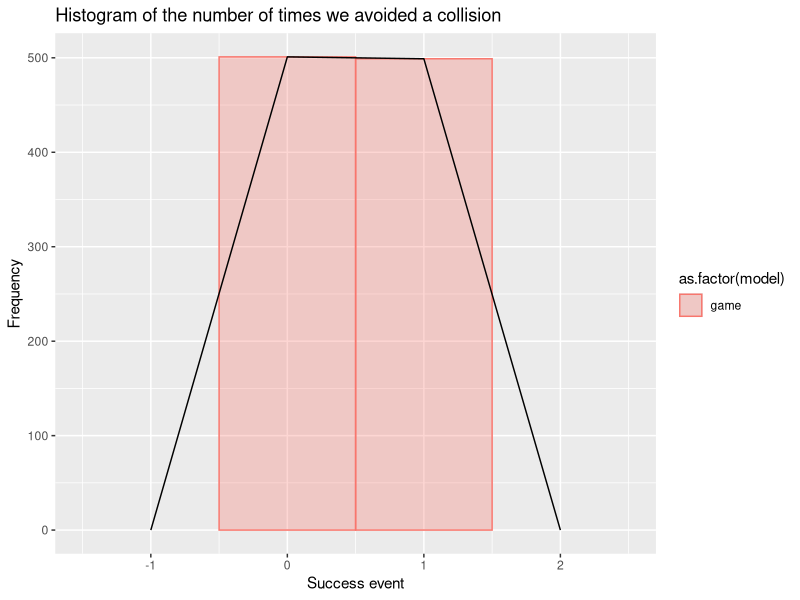

Source code (R):
#A game that describes the purely cooperative situation.
#this is a very simple game with no strategy
#You and I walk towards each other on the sidewalk in chennai. We can each decide whether to go to our respective left 
#or respective right. And if we pick the same side then all is good. We avoid a collision. 
#If we don't, then we do collide and that's equally bad for both of us. 

situation <- matrix(c('ok','collide','collide','ok'), ncol=2)
 colnames(situation) <- c('you-left', 'you-right')
 rownames(situation) <- c('I-left', 'I-right')
 situation.table <- as.table(situation)
View(situation)

library(ggplot2)


no.iters=1000

run.game=function(iters){
  #method 1
  so_far = rep(0,iters)
  for(i in 1:iters) {
  #We don't ask each other but we rely on our intuition and sample from ('left' , 'right') for you and me
    for_me=sample(c('left','right'),1)
    for_you=sample(c('left','right'),1)
  #sample 'l' or 'r' for me
    if(for_me==for_you)
      result=1
    else
      result=0
  #if same, add to success count
    
    so_far[i] =result 
    
  }
  #method 2
  #sample for you
  #you indicate to me
  #I choose same
  #show success 100
  return (so_far)
}

walking_on_street=run.game(no.iters)

ggplot(data.frame(model=c(rep('game',no.iters)),
                  values=walking_on_street)) +
  aes(x=values) +
  geom_histogram(position="dodge",stat="bin",binwidth=1,
                 aes(fill=as.factor(model),
                     colour=as.factor(model)),alpha=0.3) +
  geom_freqpoly(binwidth=1) + 
  labs(title="Histogram of the number of times we avoided a collision",
       x="Success event",
       y="Frequency")